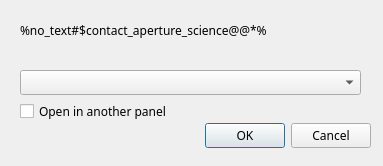
<?xml version="1.0" encoding="UTF-8"?>
<ui version="4.0">
 <class>ChsDlg</class>
 <widget class="QDialog" name="ChsDlg">
  <property name="geometry">
   <rect>
    <x>0</x>
    <y>0</y>
    <width>383</width>
    <height>166</height>
   </rect>
  </property>
  <property name="sizePolicy">
   <sizepolicy hsizetype="Fixed" vsizetype="Fixed">
    <horstretch>0</horstretch>
    <verstretch>0</verstretch>
   </sizepolicy>
  </property>
  <property name="minimumSize">
   <size>
    <width>383</width>
    <height>166</height>
   </size>
  </property>
  <property name="maximumSize">
   <size>
    <width>383</width>
    <height>166</height>
   </size>
  </property>
  <property name="font">
   <font>
    <family>Sans Serif</family>
   </font>
  </property>
  <property name="windowTitle">
   <string>Universal combobox dialog</string>
  </property>
  <property name="windowIcon">
   <iconset resource="../icon/icon.qrc">
    <normaloff>:/icon/gridisk.png</normaloff>:/icon/gridisk.png</iconset>
  </property>
  <widget class="QDialogButtonBox" name="buttonBox">
   <property name="geometry">
    <rect>
     <x>30</x>
     <y>120</y>
     <width>341</width>
     <height>32</height>
    </rect>
   </property>
   <property name="orientation">
    <enum>Qt::Horizontal</enum>
   </property>
   <property name="standardButtons">
    <set>QDialogButtonBox::Cancel|QDialogButtonBox::Ok</set>
   </property>
  </widget>
  <widget class="QLabel" name="label">
   <property name="geometry">
    <rect>
     <x>20</x>
     <y>10</y>
     <width>351</width>
     <height>41</height>
    </rect>
   </property>
   <property name="font">
    <font>
     <family>Sans Serif</family>
     <pointsize>9</pointsize>
    </font>
   </property>
   <property name="text">
    <string>%no_text#$contact_aperture_science@@*%</string>
   </property>
   <property name="wordWrap">
    <bool>true</bool>
   </property>
  </widget>
  <widget class="QComboBox" name="comboBox">
   <property name="geometry">
    <rect>
     <x>20</x>
     <y>70</y>
     <width>341</width>
     <height>25</height>
    </rect>
   </property>
  </widget>
  <widget class="QCheckBox" name="checkBox">
   <property name="geometry">
    <rect>
     <x>20</x>
     <y>100</y>
     <width>351</width>
     <height>23</height>
    </rect>
   </property>
   <property name="text">
    <string>Open in another panel</string>
   </property>
  </widget>
 </widget>
 <resources>
  <include location="../icon/icon.qrc"/>
 </resources>
 <connections>
  <connection>
   <sender>buttonBox</sender>
   <signal>accepted()</signal>
   <receiver>ChsDlg</receiver>
   <slot>accept()</slot>
   <hints>
    <hint type="sourcelabel">
     <x>248</x>
     <y>254</y>
    </hint>
    <hint type="destinationlabel">
     <x>157</x>
     <y>274</y>
    </hint>
   </hints>
  </connection>
  <connection>
   <sender>buttonBox</sender>
   <signal>rejected()</signal>
   <receiver>ChsDlg</receiver>
   <slot>reject()</slot>
   <hints>
    <hint type="sourcelabel">
     <x>316</x>
     <y>260</y>
    </hint>
    <hint type="destinationlabel">
     <x>286</x>
     <y>274</y>
    </hint>
   </hints>
  </connection>
 </connections>
</ui>
